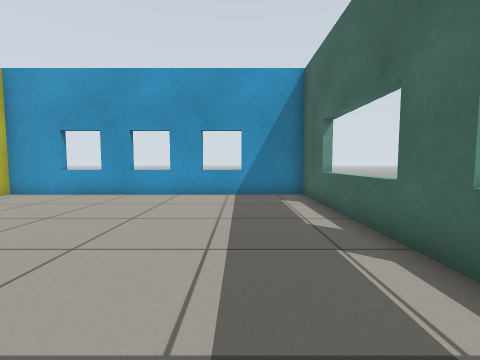
view 1 (above)

14 first-person views from a walk through a Gazebo world. The camera is 0.64 m above the floor, tilts 4° down and sees 90° across. The floor is counted in squares, 0.5 m on a side. Each view is taken from the middle of a square. On the plan, view 1 faces up. The plan holds only what a view shows up to about 12 squares ahead; the rest is blank.

view 2
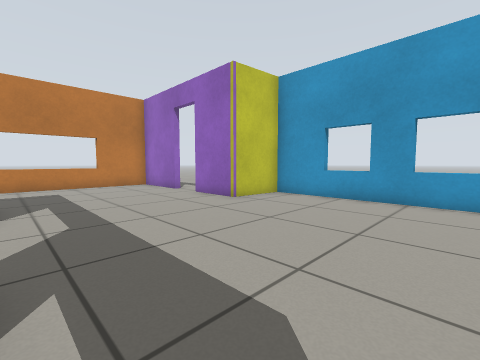

view 3
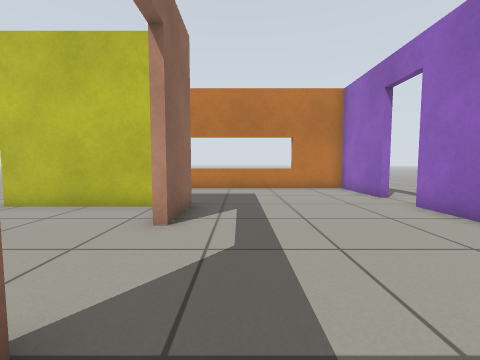

view 4
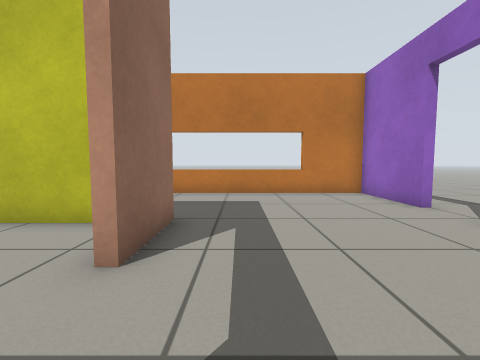

view 5
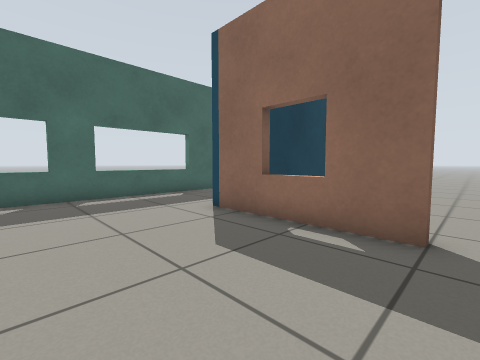

view 6
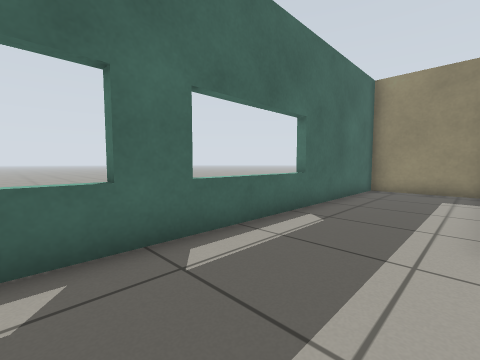

view 7
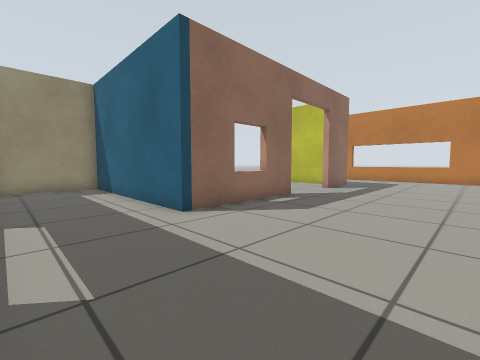

view 8
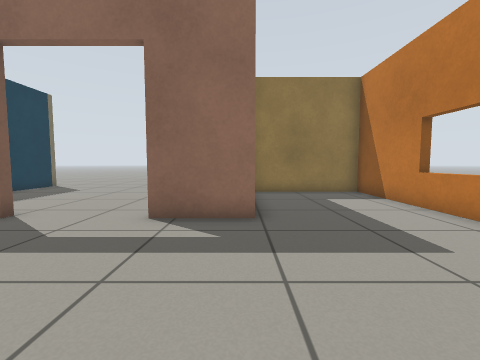

view 9
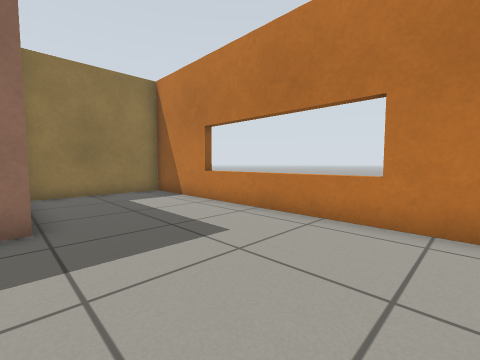

view 10
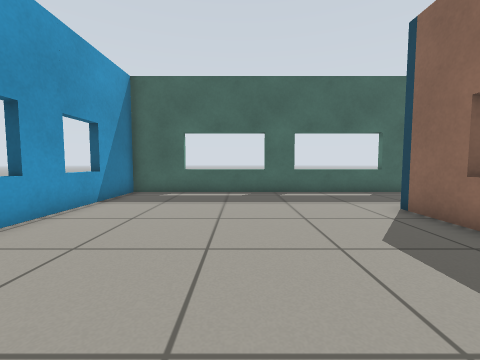

view 11
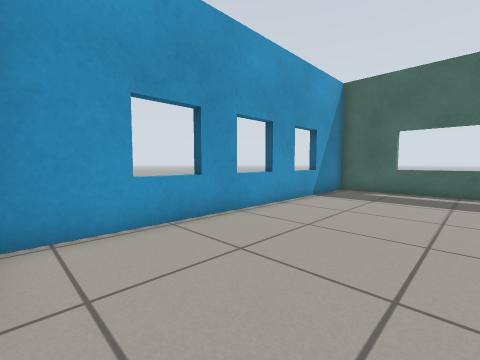

view 12
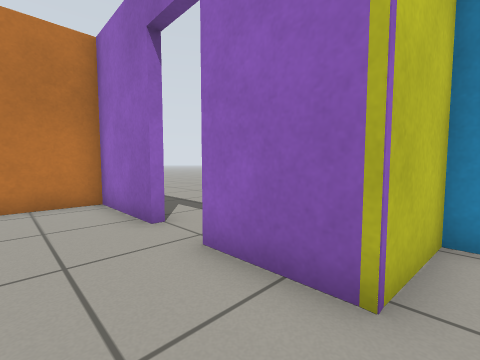

view 13
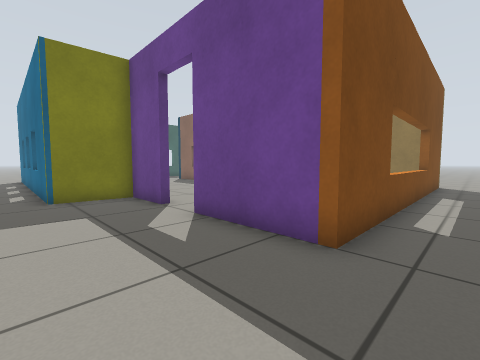

view 14
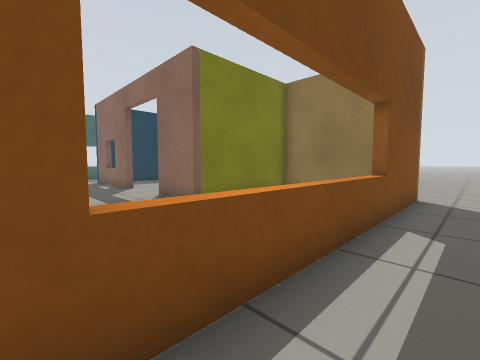

### Floor plan
Points are (right, up) in squares from view 1. A wall is a line through its corners. A room is listed if a view was taken in it or the views show most of it. See-through windows are left out.
Room 1 (views 1, 2, 3, 4, 5, 6, 7, 8, 9, 10, 11, 12)
walls: (-6.5, 0.5) (-1.4, 0.5) (-1.4, -7.2) (2.6, -7.2) (2.6, 9.7) (-9.4, 9.7) (-9.6, 7.2) (-12.1, 7.2); (-13.8, 7.2) (-17.2, 7.2) (-17.2, -4.7) (-12.4, -4.7) (-12.4, 0.5) (-9.9, 0.5)
ways out: open door at (-12.5, 7) to room 2; open door at (-8, 0)
Room 2 (views 13, 14)
walls: (-12.1, 7.5) (-9.8, 7.5) (-9.6, 10) (-3.1, 10); (-17.5, -5) (-17.5, 7.5) (-13.8, 7.5)
ways out: open door at (-12.5, 7) to room 1; opening at (-18.5, -5.5)

Positions as (right, up) in squares from view 1, and headings:
1: (0, 0), facing up
2: (-3, 1), facing up-left
3: (-5, 2), facing left
4: (-7, 2), facing left
5: (-7, 5), facing down-right
6: (-1, 5), facing down-right
7: (2, 6), facing down-left
8: (-12, 6), facing down
9: (-12, 6), facing down-left
10: (-8, 5), facing right
11: (-9, 5), facing up-right
12: (-9, 5), facing up-left
13: (-19, 11), facing down-right
14: (-19, 5), facing down-right
